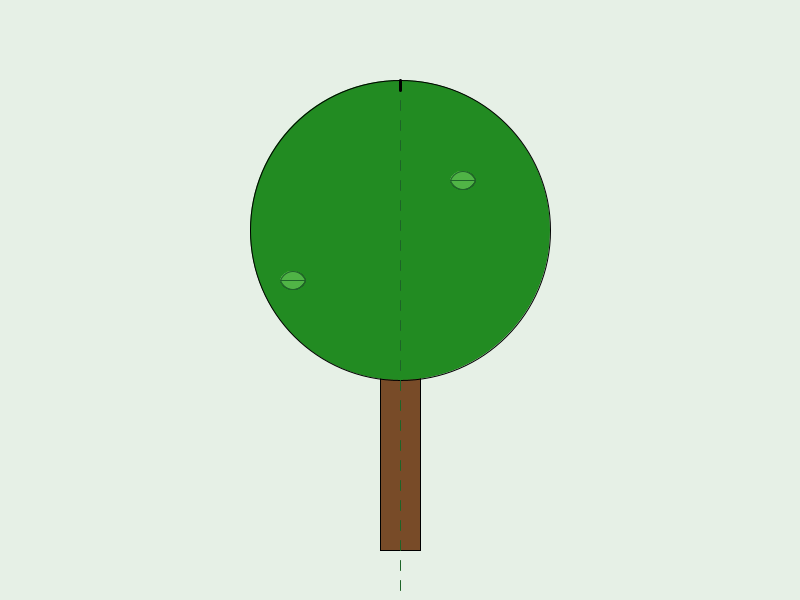
Frame 1 (no input)
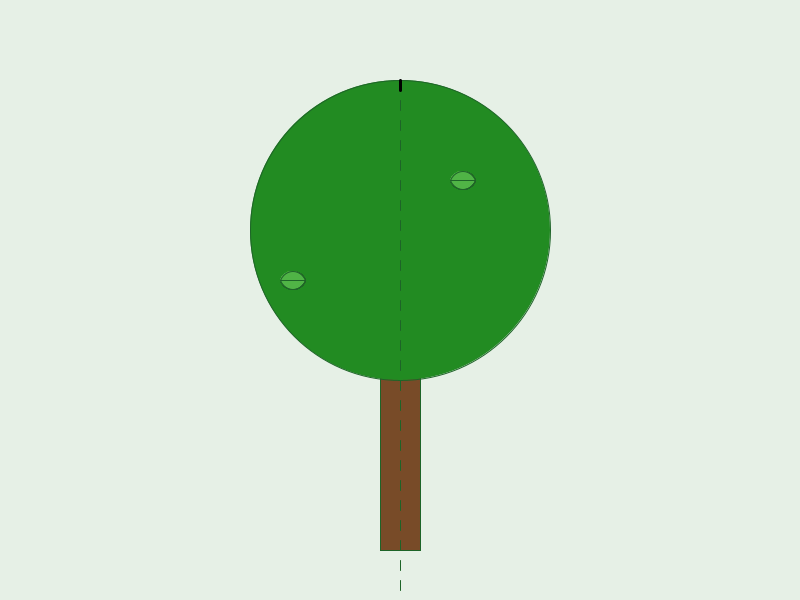
Frame 60 (the mouse pressed at the canvas centre just before this capture)
Frame 120 (the mouse held since frame 60 and released just before this capture): identical to frame 60, image omitted

The Processing sketch that drew these frames (run headless with seeded random() and noise(); from frame 60 on, the mouse is pressed at the canvas centre):

// Processing sketch: Pat_Tree_Sketch
// ── Pat_Tree_Sketch.pde

void setup() {
  size(800, 600);
}

void draw() {
  background(230, 240, 230);

  // Tree trunk
  fill(120, 75, 40);
  rect(380, 300, 40, 250);
    //the actual tree itself
  fill(34, 139, 34);
  ellipse(400, 230, 300, 300);
  //next is a dotted line which I did have to use AI for as I wasn't sure I did this with the following prompt: I am trying to create a dotted line now down the middle how do I do that?
  
stroke(0);       
strokeWeight(3); 

for (int y = 80; y < 600; y += 20) {
  line(400, y, 400, y + 10);
  drawLeaf(280, 280);
drawLeaf(450, 180);  
}
}

void drawLeaf(float x, float y) {
  fill(80, 180, 70);
  stroke(30, 100, 40);
  strokeWeight(1);

beginShape();
vertex(x, y);
bezierVertex(x + 5, y - 12, x + 20, y - 12, x + 25, y);
bezierVertex(x + 20, y + 12, x + 5, y + 12, x, y);
endShape(CLOSE);

line(x, y, x + 25, y);

}
